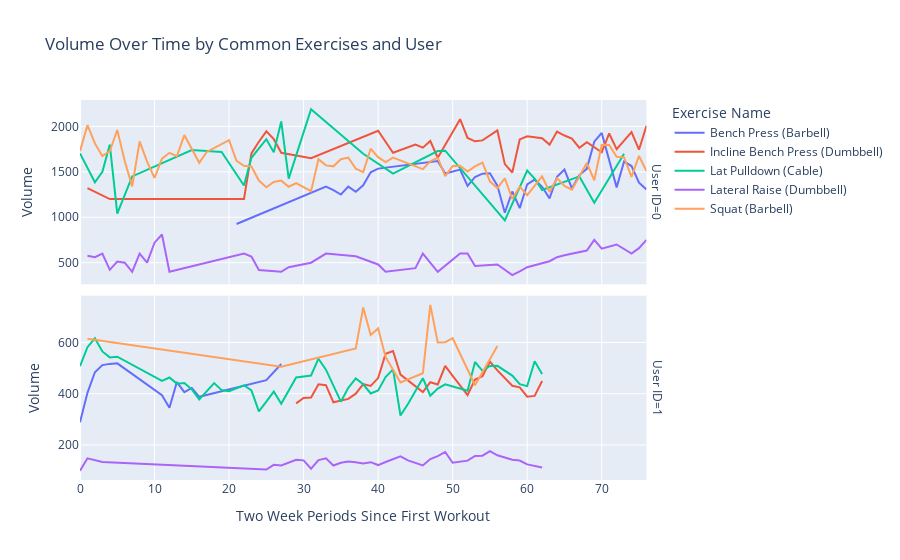

Notebook code cell kept with this figure:
### Code cell
# Find the first workout date for each user
first_dates = master_df.groupby('User ID')['Date'].min().rename('First Date')

# Merge this info back into the main dataframe
master_df = master_df.merge(first_dates, on='User ID')

# Create a new column for 2-week periods since first workout
master_df['Two Week Period'] = ((master_df['Date'] - master_df['First Date']).dt.days // 14)

users = master_df['User ID'].unique()
exercise_sets = [set(master_df[master_df['User ID'] == user]['Exercise Name']) for user in users]
common_exercises = set.intersection(*exercise_sets)

# 2. From these, select the top 5 by total count
common_exercises_df = master_df[master_df['Exercise Name'].isin(common_exercises)]
top_common_exercises = (common_exercises_df
                        .groupby('Exercise Name')
                        .size()
                        .sort_values(ascending=False)
                        .index[:5]
                        .tolist())

# 3. Filter for these exercises
top_exercises_df = master_df[master_df['Exercise Name'].isin(top_common_exercises)]

# Calculate mean volume for each 2-week period
top_exercises_df = (top_exercises_df
                   .groupby(['User ID', 'Exercise Name', 'Two Week Period'])
                   ['Volume']
                   .mean()
                   .reset_index())

# Plot using the normalized x-axis and standardized volume
fig = px.line(
    top_exercises_df,
    x='Two Week Period',
    y='Volume', 
    color='Exercise Name',
    facet_row='User ID',
    title='Volume Over Time by Common Exercises and User'
)
fig.update_layout(xaxis_title='Two Week Periods Since First Workout')
fig.for_each_yaxis(lambda yaxis: yaxis.update(matches=None))
fig.show()

### Figure 1 — Plotly figure (JSON) as saved in the notebook; plotly's stock layout.template omitted (floating-point values rounded to 4 significant figures)
{"data": [{"hovertemplate": "Exercise Name=Bench Press (Barbell)<br>User ID=0<br>Two Week Period=%{x}<br>Volume=%{y}<extra></extra>", "legendgroup": "Bench Press (Barbell)", "line": {"color": "#636efa", "dash": "solid"}, "marker": {"symbol": "circle"}, "mode": "lines", "name": "Bench Press (Barbell)", "orientation": "v", "showlegend": true, "type": "scatter", "x": [21, 33, 34, 35, 36, 37, 38, 39, 40, 48, 49, 51, 52, 53, 54, 55, 56, 57, 58, 59, 60, 61, 62, 63, 64, 65, 66, 67, 68, 69, 70, 71, 72, 73, 74, 75, 76], "xaxis": "x2", "y": [926.2, 1338.0, 1298, 1251.0, 1338.0, 1280, 1352, 1496, 1536, 1619.0, 1481.0, 1525.0, 1345, 1444, 1480, 1485, 1349.0, 1050, 1284.0, 1101, 1363.0, 1415, 1335.0, 1208.0, 1444.0, 1525, 1317, 1465.0, 1533.0, 1833, 1929.0, 1626.0, 1329.0, 1614.0, 1564.0, 1382.0, 1307.0], "yaxis": "y2"}, {"hovertemplate": "Exercise Name=Bench Press (Barbell)<br>User ID=1<br>Two Week Period=%{x}<br>Volume=%{y}<extra></extra>", "legendgroup": "Bench Press (Barbell)", "line": {"color": "#636efa", "dash": "solid"}, "marker": {"symbol": "circle"}, "mode": "lines", "name": "Bench Press (Barbell)", "orientation": "v", "showlegend": false, "type": "scatter", "x": [0, 1, 2, 3, 4, 5, 11, 12, 13, 14, 15, 16, 25, 27], "xaxis": "x", "y": [288.8, 403.4, 483.8, 511.9, 516.6, 518.8, 394.4, 345, 445.6, 406.2, 422.5, 388.1, 453.1, 516.1], "yaxis": "y"}, {"hovertemplate": "Exercise Name=Incline Bench Press (Dumbbell)<br>User ID=0<br>Two Week Period=%{x}<br>Volume=%{y}<extra></extra>", "legendgroup": "Incline Bench Press (Dumbbell)", "line": {"color": "#EF553B", "dash": "solid"}, "marker": {"symbol": "circle"}, "mode": "lines", "name": "Incline Bench Press (Dumbbell)", "orientation": "v", "showlegend": true, "type": "scatter", "x": [1, 4, 22, 23, 24, 25, 26, 27, 29, 31, 40, 42, 45, 46, 47, 48, 51, 52, 53, 54, 56, 57, 58, 59, 60, 62, 63, 64, 65, 66, 67, 68, 70, 71, 72, 74, 75, 76], "xaxis": "x2", "y": [1320, 1200, 1200, 1704, 1832, 1946, 1860, 1710, 1680, 1650, 1953.0, 1710, 1800, 1767.0, 1840, 1656.0, 2080, 1874.0, 1837.0, 1847.0, 1956, 1585, 1493.0, 1857.0, 1892.0, 1870, 1800, 1944, 1900, 1867.0, 1764, 1827.0, 1716, 1923.0, 1750, 1937.0, 1744.0, 2006], "yaxis": "y2"}, {"hovertemplate": "Exercise Name=Incline Bench Press (Dumbbell)<br>User ID=1<br>Two Week Period=%{x}<br>Volume=%{y}<extra></extra>", "legendgroup": "Incline Bench Press (Dumbbell)", "line": {"color": "#EF553B", "dash": "solid"}, "marker": {"symbol": "circle"}, "mode": "lines", "name": "Incline Bench Press (Dumbbell)", "orientation": "v", "showlegend": false, "type": "scatter", "x": [29, 30, 31, 32, 33, 34, 36, 37, 38, 39, 40, 41, 42, 43, 46, 47, 48, 49, 50, 52, 53, 54, 55, 56, 58, 59, 60, 61, 62], "xaxis": "x", "y": [362.5, 383.3, 385, 436.7, 433.3, 366.7, 380, 400.3, 437.5, 430.6, 461.1, 555.6, 566.7, 475, 406.6, 445, 436.2, 508.6, 470, 395, 455.7, 468, 525.6, 491.3, 431.2, 425, 388.6, 391.7, 450], "yaxis": "y"}, {"hovertemplate": "Exercise Name=Lat Pulldown (Cable)<br>User ID=0<br>Two Week Period=%{x}<br>Volume=%{y}<extra></extra>", "legendgroup": "Lat Pulldown (Cable)", "line": {"color": "#00cc96", "dash": "solid"}, "marker": {"symbol": "circle"}, "mode": "lines", "name": "Lat Pulldown (Cable)", "orientation": "v", "showlegend": true, "type": "scatter", "x": [0, 2, 3, 4, 5, 7, 15, 19, 22, 23, 25, 26, 27, 28, 31, 38, 42, 48, 49, 56, 57, 60, 61, 62, 67, 69, 73], "xaxis": "x2", "y": [1704, 1385, 1500, 1800, 1040, 1450, 1740, 1720, 1350, 1655, 1860, 1717.0, 2055, 1425, 2190, 1700, 1480, 1730, 1733.0, 1053.0, 966.7, 1514, 1425, 1300, 1450, 1160, 1700], "yaxis": "y2"}, {"hovertemplate": "Exercise Name=Lat Pulldown (Cable)<br>User ID=1<br>Two Week Period=%{x}<br>Volume=%{y}<extra></extra>", "legendgroup": "Lat Pulldown (Cable)", "line": {"color": "#00cc96", "dash": "solid"}, "marker": {"symbol": "circle"}, "mode": "lines", "name": "Lat Pulldown (Cable)", "orientation": "v", "showlegend": false, "type": "scatter", "x": [0, 1, 2, 3, 4, 5, 11, 12, 13, 14, 15, 16, 18, 19, 20, 22, 23, 24, 25, 26, 27, 29, 31, 32, 33, 35, 36, 37, 38, 39, 40, 41, 42, 43, 44, 46, 47, 48, 49, 52, 53, 54, 55, 56, 58, 59, 60, 61, 62], "xaxis": "x", "y": [507.5, 581.6, 616.4, 565.1, 541.9, 544.5, 450, 463.3, 439.4, 442, 416.9, 378, 441.7, 414.2, 410.2, 433.1, 413, 331, 369.0, 408.4, 360.5, 463.5, 471.2, 536.8, 494, 369, 423, 459.9, 436.8, 401.2, 412.5, 465, 495, 315, 360, 460.6, 392.5, 420, 436.7, 412.1, 523.9, 489.5, 508.2, 509.1, 470.8, 437.5, 429.8, 526.5, 477], "yaxis": "y"}, {"hovertemplate": "Exercise Name=Lateral Raise (Dumbbell)<br>User ID=0<br>Two Week Period=%{x}<br>Volume=%{y}<extra></extra>", "legendgroup": "Lateral Raise (Dumbbell)", "line": {"color": "#ab63fa", "dash": "solid"}, "marker": {"symbol": "circle"}, "mode": "lines", "name": "Lateral Raise (Dumbbell)", "orientation": "v", "showlegend": true, "type": "scatter", "x": [1, 2, 3, 4, 5, 6, 7, 8, 9, 10, 11, 12, 22, 23, 24, 27, 28, 31, 33, 37, 40, 41, 45, 46, 48, 51, 52, 53, 56, 58, 59, 60, 63, 64, 65, 66, 67, 68, 69, 70, 72, 74, 75, 76], "xaxis": "x2", "y": [576, 560, 600, 421.4, 512, 500, 400, 600, 500, 720, 810, 400, 600, 566.7, 418.5, 400, 450, 500, 600, 570, 480, 400, 440, 600, 400, 600, 600, 462.9, 480, 363.3, 405, 450, 516, 560, 581.2, 600, 614.3, 633.8, 750, 653.8, 700, 600, 660, 750], "yaxis": "y2"}, {"hovertemplate": "Exercise Name=Lateral Raise (Dumbbell)<br>User ID=1<br>Two Week Period=%{x}<br>Volume=%{y}<extra></extra>", "legendgroup": "Lateral Raise (Dumbbell)", "line": {"color": "#ab63fa", "dash": "solid"}, "marker": {"symbol": "circle"}, "mode": "lines", "name": "Lateral Raise (Dumbbell)", "orientation": "v", "showlegend": false, "type": "scatter", "x": [0, 1, 3, 25, 26, 27, 29, 30, 31, 32, 33, 34, 35, 36, 37, 38, 39, 40, 41, 42, 43, 44, 46, 47, 48, 49, 50, 52, 53, 54, 55, 56, 58, 59, 60, 62], "xaxis": "x", "y": [99.33, 148, 133.3, 104, 122.5, 120.2, 142, 140, 107.5, 141, 148, 120, 130.7, 135.3, 132.6, 127.8, 133, 121.7, 133.7, 144, 155.5, 140, 120.3, 145.3, 156.2, 172.9, 130.7, 139, 157.5, 158.2, 176.2, 159.8, 142.8, 139.5, 124.2, 112.5], "yaxis": "y"}, {"hovertemplate": "Exercise Name=Squat (Barbell)<br>User ID=0<br>Two Week Period=%{x}<br>Volume=%{y}<extra></extra>", "legendgroup": "Squat (Barbell)", "line": {"color": "#FFA15A", "dash": "solid"}, "marker": {"symbol": "circle"}, "mode": "lines", "name": "Squat (Barbell)", "orientation": "v", "showlegend": true, "type": "scatter", "x": [0, 1, 2, 3, 4, 5, 6, 7, 8, 9, 10, 11, 12, 13, 14, 16, 17, 20, 21, 22, 23, 24, 25, 26, 27, 28, 29, 31, 32, 33, 34, 35, 36, 37, 38, 39, 40, 41, 42, 46, 47, 48, 49, 50, 51, 52, 53, 54, 55, 56, 57, 58, 59, 60, 62, 63, 64, 65, 66, 67, 68, 69, 70, 71, 72, 73, 74, 75, 76], "xaxis": "x2", "y": [1728.0, 2014.0, 1813.0, 1674.0, 1729.0, 1961.0, 1619.0, 1340, 1835, 1613.0, 1433.0, 1646.0, 1710, 1674.0, 1905, 1600, 1719.0, 1849.0, 1621.0, 1567, 1559.0, 1404, 1330.0, 1389.0, 1404.0, 1336.0, 1376.0, 1287.0, 1641.0, 1571.0, 1561, 1640, 1658.0, 1535, 1498.0, 1754.0, 1662.0, 1608.0, 1656.0, 1529.0, 1616.0, 1655.0, 1452, 1564.0, 1566.0, 1504.0, 1561.0, 1601.0, 1396.0, 1321.0, 1430.0, 1203.0, 1338.0, 1244.0, 1449.0, 1279, 1431.0, 1345, 1303.0, 1455.0, 1598.0, 1408.0, 1798.0, 1796.0, 1667.0, 1660.0, 1445.0, 1675.0, 1508], "yaxis": "y2"}, {"hovertemplate": "Exercise Name=Squat (Barbell)<br>User ID=1<br>Two Week Period=%{x}<br>Volume=%{y}<extra></extra>", "legendgroup": "Squat (Barbell)", "line": {"color": "#FFA15A", "dash": "solid"}, "marker": {"symbol": "circle"}, "mode": "lines", "name": "Squat (Barbell)", "orientation": "v", "showlegend": false, "type": "scatter", "x": [1, 27, 37, 38, 39, 40, 41, 43, 46, 47, 48, 49, 50, 52, 53, 55, 56], "xaxis": "x", "y": [615, 505, 576.7, 736.7, 629.2, 655, 543.8, 443.8, 480, 746.7, 600, 601.1, 616.7, 496.7, 433.3, 535, 586.7], "yaxis": "y"}], "layout": {"annotations": [{"font": {}, "showarrow": false, "text": "User ID=1", "textangle": 90, "x": 0.98, "xanchor": "left", "xref": "paper", "y": 0.2425, "yanchor": "middle", "yref": "paper"}, {"font": {}, "showarrow": false, "text": "User ID=0", "textangle": 90, "x": 0.98, "xanchor": "left", "xref": "paper", "y": 0.7575, "yanchor": "middle", "yref": "paper"}], "legend": {"title": {"text": "Exercise Name"}, "tracegroupgap": 0}, "title": {"text": "Volume Over Time by Common Exercises and User"}, "xaxis": {"anchor": "y", "domain": [0, 0.98], "title": {"text": "Two Week Periods Since First Workout"}}, "xaxis2": {"anchor": "y2", "domain": [0, 0.98], "matches": "x", "showticklabels": false}, "yaxis": {"anchor": "x", "domain": [0, 0.485], "title": {"text": "Volume"}}, "yaxis2": {"anchor": "x2", "domain": [0.515, 1], "title": {"text": "Volume"}}}}
